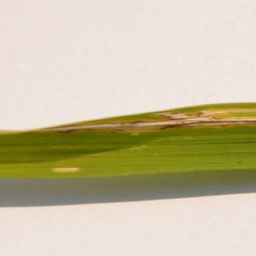
%> input picture Train/Bacterial/Bacterial_11.jpg, 256 x 256 px; its folder holds only this picture in this run
$ octave savemaskImage.m   (GNU Octave 9; MATLAB toolbox functions it lacks are replaced by stand-ins)
%> lines starting %> are read from the running program, lines starting %| are printed output that depends on the picture; in (x1, y1, x2, y2) boxes, pixels count from 0 and x2, y2 are one past the last pixel; in counts of white or black regions, pixels touching at a corner belong together; the program's own positions count from 1
%> further down, Img is the input picture: size 256x256x3 uint8; mean R, G, B 200.1, 191.3, 161.3
### Code/createMask.m
function [BW,maskedRGBImage] = createMask(RGB)
%createMask  Threshold RGB image using auto-generated code from colorThresholder app.
%  [BW,MASKEDRGBIMAGE] = createMask(RGB) thresholds image RGB using
%  auto-generated code from the colorThresholder App. The colorspace and
%  minimum/maximum values for each channel of the colorspace were set in the
%  App and result in a binary mask BW and a composite image maskedRGBImage,
%  which shows the original RGB image values under the mask BW.

% Auto-generated by colorThresholder app on 16-Jul-2018
%------------------------------------------------------


% Convert RGB image to chosen color space
I = rgb2hsv(RGB);
%> I: size 256x256x3 double; mean H, S, V 0.095, 0.27, 0.787

% Define thresholds for channel 1 based on histogram settings
channel1Min = 0.056;
channel1Max = 0.136;

% Define thresholds for channel 2 based on histogram settings
channel2Min = 0.128;
channel2Max = 1.000;

% Define thresholds for channel 3 based on histogram settings
channel3Min = 0.087;
channel3Max = 0.913;

% Create mask based on chosen histogram thresholds
sliderBW = (I(:,:,1) >= channel1Min ) & (I(:,:,1) <= channel1Max) & ...
    (I(:,:,2) >= channel2Min ) & (I(:,:,2) <= channel2Max) & ...
    (I(:,:,3) >= channel3Min ) & (I(:,:,3) <= channel3Max);
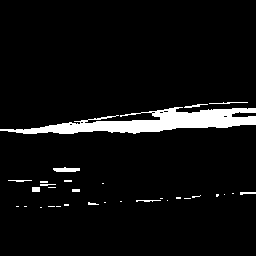
%> sliderBW: size 256x256 logical; 5.7% white; 31 white regions (20 under 20 px), largest, box (x1, y1, x2, y2) and area: (0, 107, 256, 134) 3192, (53, 167, 80, 172) 102, (209, 102, 248, 104) 43
BW = sliderBW;

% Initialize output masked image based on input image.
maskedRGBImage = RGB;

% Set background pixels where BW is false to zero.
maskedRGBImage(repmat(~BW,[1 1 3])) = 0;
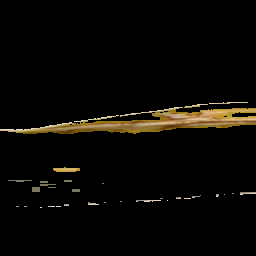
%> maskedRGBImage: size 256x256x3 uint8; mean R, G, B 9.4, 7.7, 4.3

end

### Code/savemaskImage.m
clear all; clc; close all;

% Membaca Data Train Bacterial
folder_name = 'Train\Bacterial';
% Membaca nama file yang berformat .jpg
file_name = dir(fullfile(folder_name,'*.jpg'));
% Menghitung Jumlah file yang dibaca
total_file = numel(file_name);
for i = 1:total_file
    Img= imread(fullfile(folder_name, file_name(i).name));

    [~, imSeg] = createMask(Img);
%     imSeg = segdaun2(Img);
    % Segmentasi Gambar
    rgb = im2double(imSeg);
%     gray = rgb2gray(rgb);
%    RGB ke HSV
    hsv = rgb2hsv(rgb);
%> hsv: size 256x256x3 double; mean H, S, V 0.00624, 0.0321, 0.037

    Hue = hsv(:,:,1);
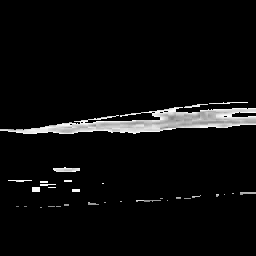
%> Hue: size 256x256 double; min 0, max 0.136, mean 0.00624; drawn with min black and max white
    Sat = hsv(:,:,2);
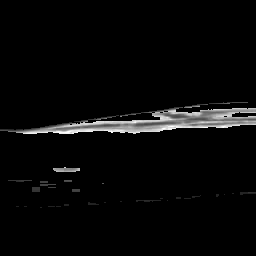
%> Sat: size 256x256 double; min 0, max 1, mean 0.0321

    baseFileName = file_name(i).name; % Whatever....
    fullFileName = fullfile('SaturationImage/Train/Bacterial', baseFileName);
    imwrite(Sat, fullFileName);
end;

% Membaca Data Train Brownspot
folder_name = 'Train\Brownspot';
% Membaca nama file yang berformat .jpg
file_name = dir(fullfile(folder_name,'*.jpg'));
% Menghitung Jumlah file yang dibaca
total_file = numel(file_name);
for i = 1:total_file
    Img= imread(fullfile(folder_name, file_name(i).name));

    [~, imSeg] = createMask(Img);
%     imSeg = segdaun2(Img);
    % Segmentasi Gambar
    rgb = im2double(imSeg);
%     gray = rgb2gray(rgb);
%    RGB ke HSV
    hsv = rgb2hsv(rgb);

    Hue = hsv(:,:,1);
    Sat = hsv(:,:,2);

    baseFileName = file_name(i).name; % Whatever....
    fullFileName = fullfile('SaturationImage/Train/Brownspot', baseFileName);
    imwrite(Sat, fullFileName);
end;


% Membaca Data Train Leafsmut
folder_name = 'Train\Leafsmut';
% Membaca nama file yang berformat .jpg
file_name = dir(fullfile(folder_name,'*.jpg'));
% Menghitung Jumlah file yang dibaca
total_file = numel(file_name);
for i = 1:total_file
    Img= imread(fullfile(folder_name, file_name(i).name));

    [~, imSeg] = createMask(Img);
%     imSeg = segdaun2(Img);
    % Segmentasi Gambar
    rgb = im2double(imSeg);
%     gray = rgb2gray(rgb);
%    RGB ke HSV
    hsv = rgb2hsv(rgb);

    Hue = hsv(:,:,1);
    Sat = hsv(:,:,2);

    baseFileName = file_name(i).name; % Whatever....
    fullFileName = fullfile('SaturationImage/Train/Leafsmut', baseFileName);
    imwrite(Sat, fullFileName);
end;

$ run again, on Train/Bacterial/Bacterial_42.jpg
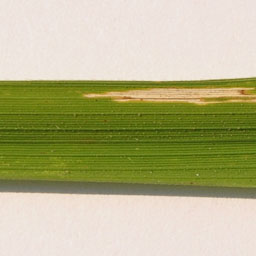
%> input picture Train/Bacterial/Bacterial_42.jpg, 256 x 256 px
%> Img is the input picture: size 256x256x3 uint8; mean R, G, B 181.4, 179.4, 136.9
%> I: size 256x256x3 double; mean H, S, V 0.12, 0.369, 0.733
%> in createMask, `sliderBW = (I(:,:,1) >= channel1Min ) & (I(:,:,1) <= channel1Max) & (I..`:
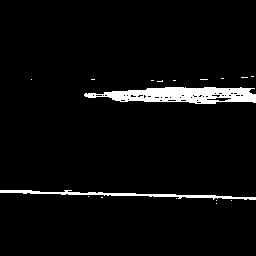
%> sliderBW: size 256x256 logical; 4.1% white; 17 white regions (15 under 20 px), largest, box (x1, y1, x2, y2) and area: (84, 87, 256, 104) 1926, (0, 190, 256, 200) 713
%> hsv: size 256x256x3 double; mean H, S, V 0.00441, 0.0169, 0.0307
%> `Sat = hsv(:,:,2);`:
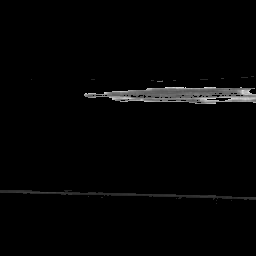
%> Sat: size 256x256 double; min 0, max 0.922, mean 0.0169

$ run again, on Train/Bacterial/Bacterial_44.jpg
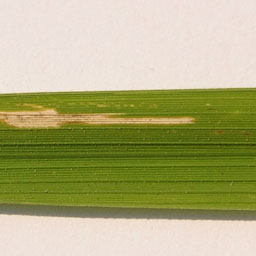
%> input picture Train/Bacterial/Bacterial_44.jpg, 256 x 256 px
%> Img is the input picture: size 256x256x3 uint8; mean R, G, B 174.8, 173.3, 125.1
%> I: size 256x256x3 double; mean H, S, V 0.124, 0.418, 0.71
%> in createMask, `sliderBW = (I(:,:,1) >= channel1Min ) & (I(:,:,1) <= channel1Max) & (I..`:
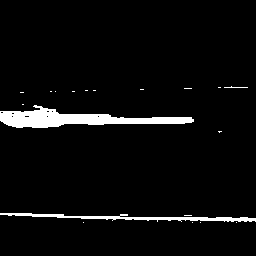
%> sliderBW: size 256x256 logical; 4.5% white; 19 white regions (16 under 20 px), largest, box (x1, y1, x2, y2) and area: (0, 105, 194, 128) 2054, (0, 213, 256, 222) 830, (224, 86, 248, 88) 25
%> hsv: size 256x256x3 double; mean H, S, V 0.005, 0.019, 0.0328
%> `Sat = hsv(:,:,2);`:
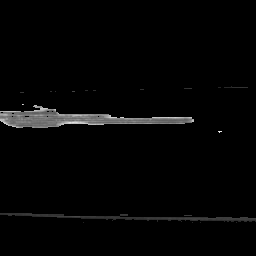
%> Sat: size 256x256 double; min 0, max 0.935, mean 0.019

$ run again, on Train/Bacterial/Bacterial_49.jpg
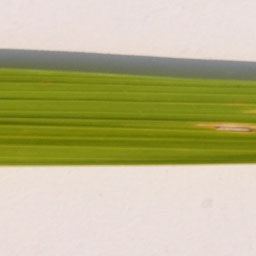
%> input picture Train/Bacterial/Bacterial_49.jpg, 256 x 256 px
%> Img is the input picture: size 256x256x3 uint8; mean R, G, B 186.7, 182.2, 139
%> I: size 256x256x3 double; mean H, S, V 0.109, 0.351, 0.744
%> in createMask, `sliderBW = (I(:,:,1) >= channel1Min ) & (I(:,:,1) <= channel1Max) & (I..`:
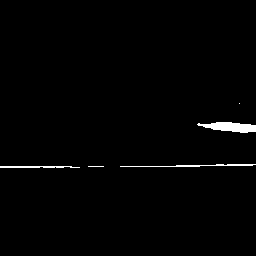
%> sliderBW: size 256x256 logical; 1.2% white; 5 white regions (2 under 20 px), largest, box (x1, y1, x2, y2) and area: (197, 122, 256, 133) 418, (120, 164, 256, 167) 194, (0, 166, 80, 168) 142
%> hsv: size 256x256x3 double; mean H, S, V 0.00135, 0.00486, 0.00924
%> `imwrite(Sat, fullFileName);`:
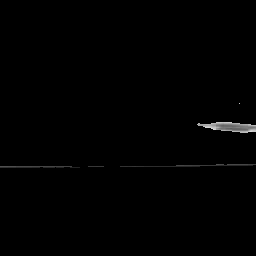
%> saved as Bacterial_49.jpg: size 256x256 uint8; min 0, max 222, mean 1.2

$ run again, on Train/Bacterial/Bacterial_12.jpg
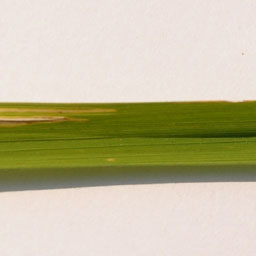
%> input picture Train/Bacterial/Bacterial_12.jpg, 256 x 256 px
%> Img is the input picture: size 256x256x3 uint8; mean R, G, B 194.8, 188.8, 157.8
%> I: size 256x256x3 double; mean H, S, V 0.0963, 0.294, 0.772
%> sliderBW: size 256x256 logical; 2.2% white; 29 white regions (23 under 20 px), largest, box (x1, y1, x2, y2) and area: (0, 116, 80, 126) 520, (0, 108, 113, 114) 372, (144, 99, 256, 104) 223, (32, 102, 120, 104) 98, (120, 184, 168, 186) 59, (0, 191, 16, 194) 20
%> hsv: size 256x256x3 double; mean H, S, V 0.00248, 0.012, 0.0149
%> `Sat = hsv(:,:,2);`:
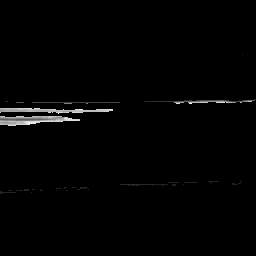
%> Sat: size 256x256 double; min 0, max 0.975, mean 0.012
